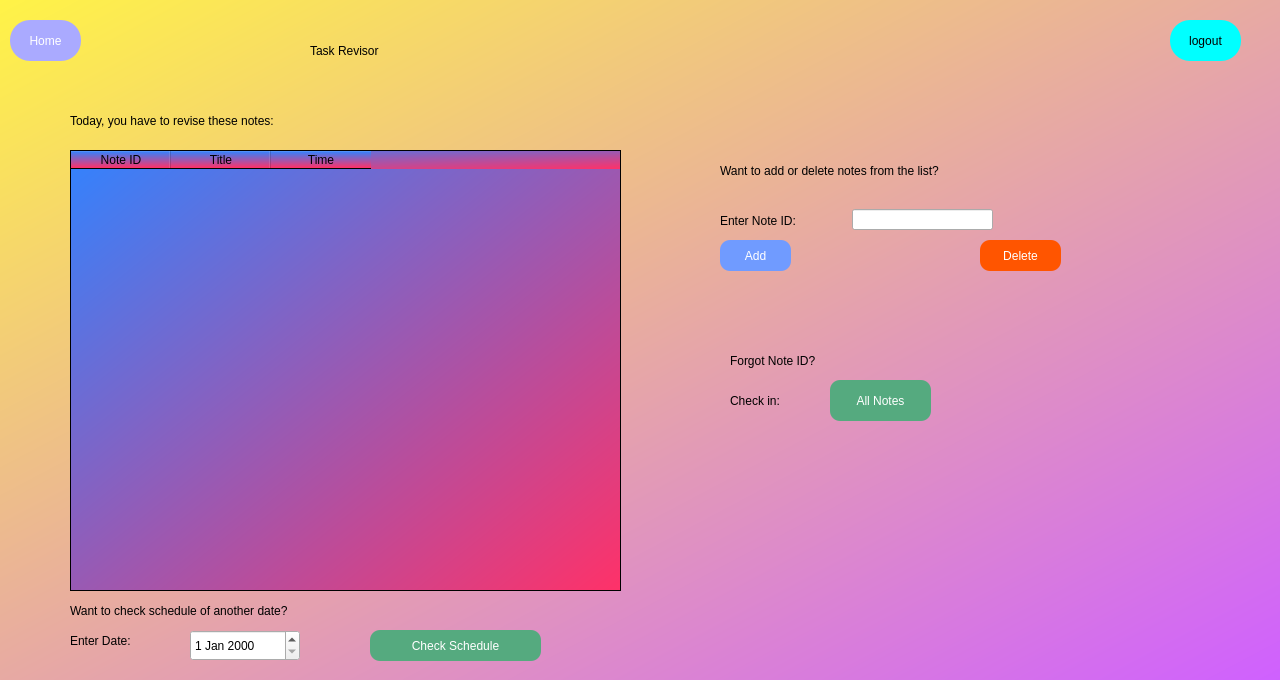
<?xml version="1.0" encoding="UTF-8"?>
<ui version="4.0">
 <class>Dialog</class>
 <widget class="QDialog" name="Dialog">
  <property name="geometry">
   <rect>
    <x>0</x>
    <y>0</y>
    <width>1280</width>
    <height>680</height>
   </rect>
  </property>
  <property name="windowTitle">
   <string>Dialog</string>
  </property>
  <widget class="QWidget" name="bgwidget" native="true">
   <property name="geometry">
    <rect>
     <x>0</x>
     <y>0</y>
     <width>1280</width>
     <height>680</height>
    </rect>
   </property>
   <property name="styleSheet">
    <string notr="true">QWidget#bgwidget{
background-color: qlineargradient(spread:pad, x1:0, y1:0, x2:1, y2:1, stop:0 rgba(255, 243, 71, 255), stop:1 rgba(207, 96, 255, 255));}</string>
   </property>
   <widget class="QLabel" name="label">
    <property name="geometry">
     <rect>
      <x>70</x>
      <y>100</y>
      <width>381</width>
      <height>41</height>
     </rect>
    </property>
    <property name="styleSheet">
     <string notr="true">font: 16pt &quot;Arial&quot;;</string>
    </property>
    <property name="text">
     <string>Today, you have to revise these notes:</string>
    </property>
   </widget>
   <widget class="QLabel" name="label_3">
    <property name="geometry">
     <rect>
      <x>310</x>
      <y>30</y>
      <width>271</width>
      <height>41</height>
     </rect>
    </property>
    <property name="styleSheet">
     <string notr="true">font: 36pt &quot;Colonna MT&quot;;
color: qlineargradient(spread:pad, x1:0, y1:1, x2:0, y2:0, stop:0 rgba(0, 0, 0, 255), stop:0.05 rgba(14, 8, 73, 255), stop:0.36 rgba(28, 17, 145, 255), stop:0.6 rgba(126, 14, 81, 255), stop:0.75 rgba(234, 11, 11, 255), stop:0.79 rgba(244, 70, 5, 255), stop:0.86 rgba(255, 136, 0, 255), stop:0.935 rgba(239, 236, 55, 255));</string>
    </property>
    <property name="text">
     <string>Task Revisor</string>
    </property>
   </widget>
   <widget class="QLabel" name="error">
    <property name="geometry">
     <rect>
      <x>70</x>
      <y>600</y>
      <width>581</width>
      <height>21</height>
     </rect>
    </property>
    <property name="styleSheet">
     <string notr="true">color: rgb(255, 0, 0);
font: 12pt &quot;Arial&quot;;</string>
    </property>
    <property name="text">
     <string/>
    </property>
   </widget>
   <widget class="QPushButton" name="backhome">
    <property name="geometry">
     <rect>
      <x>10</x>
      <y>20</y>
      <width>71</width>
      <height>41</height>
     </rect>
    </property>
    <property name="styleSheet">
     <string notr="true">border-radius: 20px;
background-color: rgb(170, 170, 255);
color: rgb(255, 255, 255);
font: 12pt &quot;Arial&quot;;</string>
    </property>
    <property name="text">
     <string>Home</string>
    </property>
   </widget>
   <widget class="QLabel" name="deleteerror">
    <property name="geometry">
     <rect>
      <x>720</x>
      <y>280</y>
      <width>601</width>
      <height>21</height>
     </rect>
    </property>
    <property name="styleSheet">
     <string notr="true">color: rgb(255, 0, 0);
font: 12pt &quot;Arial&quot;;</string>
    </property>
    <property name="text">
     <string/>
    </property>
   </widget>
   <widget class="QTableWidget" name="tableWidget">
    <property name="geometry">
     <rect>
      <x>70</x>
      <y>150</y>
      <width>551</width>
      <height>441</height>
     </rect>
    </property>
    <property name="styleSheet">
     <string notr="true">background-color: qlineargradient(spread:pad, x1:0, y1:0, x2:1, y2:1, stop:0 rgba(49, 131, 255, 255), stop:1 rgba(255, 49, 104, 255));</string>
    </property>
    <column>
     <property name="text">
      <string>Note ID</string>
     </property>
    </column>
    <column>
     <property name="text">
      <string>Title</string>
     </property>
    </column>
    <column>
     <property name="text">
      <string>Time</string>
     </property>
    </column>
   </widget>
   <widget class="QLabel" name="usermessage">
    <property name="geometry">
     <rect>
      <x>70</x>
      <y>70</y>
      <width>381</width>
      <height>41</height>
     </rect>
    </property>
    <property name="styleSheet">
     <string notr="true">font: 16pt &quot;Arial&quot;;</string>
    </property>
    <property name="text">
     <string/>
    </property>
   </widget>
   <widget class="QPushButton" name="allnotes">
    <property name="geometry">
     <rect>
      <x>830</x>
      <y>380</y>
      <width>101</width>
      <height>41</height>
     </rect>
    </property>
    <property name="styleSheet">
     <string notr="true">color: rgb(255, 255, 255);
border-radius: 10px;
font: 16pt &quot;Arial&quot;;
background-color: rgb(85, 170, 127);</string>
    </property>
    <property name="text">
     <string>All Notes</string>
    </property>
   </widget>
   <widget class="QLabel" name="label_5">
    <property name="geometry">
     <rect>
      <x>720</x>
      <y>150</y>
      <width>391</width>
      <height>41</height>
     </rect>
    </property>
    <property name="styleSheet">
     <string notr="true">font: 16pt &quot;Arial&quot;;</string>
    </property>
    <property name="text">
     <string>Want to add or delete notes from the list?</string>
    </property>
   </widget>
   <widget class="QLabel" name="label_6">
    <property name="geometry">
     <rect>
      <x>720</x>
      <y>200</y>
      <width>121</width>
      <height>41</height>
     </rect>
    </property>
    <property name="styleSheet">
     <string notr="true">font: 14pt &quot;Arial&quot;;</string>
    </property>
    <property name="text">
     <string>Enter Note ID:</string>
    </property>
   </widget>
   <widget class="QLineEdit" name="lineEdit">
    <property name="geometry">
     <rect>
      <x>852</x>
      <y>209</y>
      <width>141</width>
      <height>21</height>
     </rect>
    </property>
   </widget>
   <widget class="QPushButton" name="addnew">
    <property name="geometry">
     <rect>
      <x>720</x>
      <y>240</y>
      <width>71</width>
      <height>31</height>
     </rect>
    </property>
    <property name="styleSheet">
     <string notr="true">color: rgb(255, 255, 255);
border-radius: 10px;
font: 16pt &quot;Arial&quot;;
background-color: rgb(112, 155, 255);</string>
    </property>
    <property name="text">
     <string>Add</string>
    </property>
   </widget>
   <widget class="QPushButton" name="deletenew">
    <property name="geometry">
     <rect>
      <x>980</x>
      <y>240</y>
      <width>81</width>
      <height>31</height>
     </rect>
    </property>
    <property name="styleSheet">
     <string notr="true">color: rgb(255, 255, 255);
border-radius: 10px;
font: 16pt &quot;Arial&quot;;
background-color: rgb(255, 85, 0);</string>
    </property>
    <property name="text">
     <string>Delete</string>
    </property>
   </widget>
   <widget class="QLabel" name="label_7">
    <property name="geometry">
     <rect>
      <x>730</x>
      <y>340</y>
      <width>161</width>
      <height>41</height>
     </rect>
    </property>
    <property name="styleSheet">
     <string notr="true">font: 16pt &quot;Arial&quot;;</string>
    </property>
    <property name="text">
     <string>Forgot Note ID?</string>
    </property>
   </widget>
   <widget class="QLabel" name="label_8">
    <property name="geometry">
     <rect>
      <x>730</x>
      <y>380</y>
      <width>81</width>
      <height>41</height>
     </rect>
    </property>
    <property name="styleSheet">
     <string notr="true">font: 14pt &quot;Arial&quot;;</string>
    </property>
    <property name="text">
     <string>Check in:</string>
    </property>
   </widget>
   <widget class="QLabel" name="label_9">
    <property name="geometry">
     <rect>
      <x>70</x>
      <y>590</y>
      <width>391</width>
      <height>41</height>
     </rect>
    </property>
    <property name="styleSheet">
     <string notr="true">font: 16pt &quot;Arial&quot;;</string>
    </property>
    <property name="text">
     <string>Want to check schedule of another date?</string>
    </property>
   </widget>
   <widget class="QLabel" name="label_10">
    <property name="geometry">
     <rect>
      <x>70</x>
      <y>620</y>
      <width>101</width>
      <height>41</height>
     </rect>
    </property>
    <property name="styleSheet">
     <string notr="true">font: 14pt &quot;Arial&quot;;</string>
    </property>
    <property name="text">
     <string>Enter Date:</string>
    </property>
   </widget>
   <widget class="QDateEdit" name="dateEdit">
    <property name="geometry">
     <rect>
      <x>190</x>
      <y>630</y>
      <width>110</width>
      <height>31</height>
     </rect>
    </property>
    <property name="styleSheet">
     <string notr="true">font: 10pt &quot;MS Shell Dlg 2&quot;;</string>
    </property>
   </widget>
   <widget class="QPushButton" name="checkschedule">
    <property name="geometry">
     <rect>
      <x>370</x>
      <y>630</y>
      <width>171</width>
      <height>31</height>
     </rect>
    </property>
    <property name="styleSheet">
     <string notr="true">color: rgb(255, 255, 255);
background-color: rgb(85, 170, 127);
border-radius: 10px;
font: 16pt &quot;Arial&quot;;</string>
    </property>
    <property name="text">
     <string>Check Schedule</string>
    </property>
   </widget>
   <widget class="QPushButton" name="logoutbtn">
    <property name="geometry">
     <rect>
      <x>1170</x>
      <y>20</y>
      <width>71</width>
      <height>41</height>
     </rect>
    </property>
    <property name="styleSheet">
     <string notr="true">border-radius: 20px;
background-color: rgb(0, 255, 255);
font: 12pt &quot;Arial&quot;;</string>
    </property>
    <property name="text">
     <string>logout</string>
    </property>
   </widget>
  </widget>
 </widget>
 <resources/>
 <connections/>
</ui>
